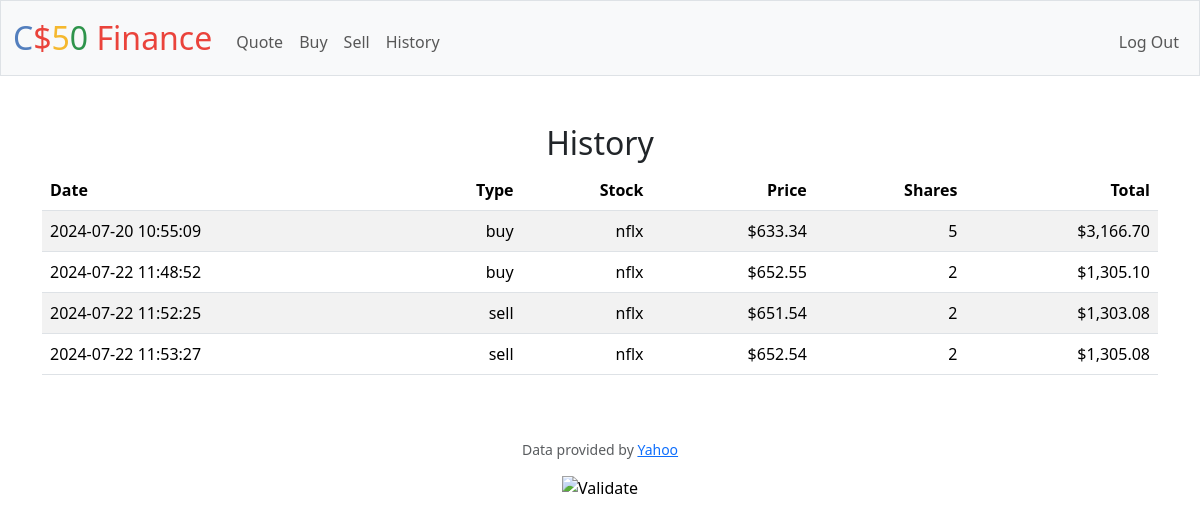
Screenshot of /history (signed in) with the database file from the repository.
### tables this page shows
CREATE TABLE stock_transaction (
    id INTEGER PRIMARY KEY AUTOINCREMENT,
    stock TEXT,
    price REAL,
    shares INTEGER,
    type TEXT,
    total REAL,
    date DATETIME
, user_id INTEGER);

### app.py (the view)
@app.route("/history")
@login_required
def history():
    history = db.execute("SELECT * FROM stock_transaction WHERE user_id = ?", session["user_id"])
    return render_template("history.html", history=history)

### app.py (called while the page is built)
@app.after_request
def after_request(response):
    response.headers["Cache-Control"] = "no-cache, no-store, must-revalidate"
    response.headers["Expires"] = 0
    response.headers["Pragma"] = "no-cache"
    return response

### helpers.py (called while the page is built)
def login_required(f):
    @wraps(f)
    def decorated_function(*args, **kwargs):
        if session.get("user_id") is None:
            return redirect("/login")
        return f(*args, **kwargs)
    return decorated_function

def usd(value):
    return f"${value:,.2f}"

### templates/history.html (shortened to what this page needs)
{% extends "layout.html" %}
{% block main %}
        <div action="/history" method="get" class="mb-3">
            <h2>History</h2>
            {% if history %}
            <table class="table table-striped">
                <thead>
                    <tr>
                        <th class="text-start">Date</th>
                        <th class="text-end">Type</th>
                        <th class="text-end">Stock</th>
                        <th class="text-end">Price</th>
                        <th class="text-end">Shares</th>
                        <th class="text-end">Total</th>
                    </tr>
                </thead>
                <tbody>
                    {% for row in history %}
                        <tr>
                            <td class="text-start">{{ row["date"] }}</td>
                            <td class="text-end">{{ row["type"] }}</td>
                            <td class="text-end">{{ row["stock"] }}</td>
                            <td class="text-end">{{ row["price"] | usd }}</td>
                            <td class="text-end">{{ row["shares"] }}</td>
                            <td class="text-end">{{ row["total"] | usd }}</td>
                        </tr>
                    {% endfor %}
                    {% else %}
                    <p>No history yet.</p>
                    {% endif %}
                </tbody>
            </table>
        </div>
{% endblock %}

### templates/layout.html (shortened to what this page needs)
<!DOCTYPE html>
<html lang="en">
    <head>
        <link href="https://cdn.jsdelivr.net/npm/bootstrap@5.3.3/dist/css/bootstrap.min.css" rel="stylesheet">
        <link href="/static/styles.css" rel="stylesheet">
    </head>
    <body>
        <nav class="bg-light border navbar navbar-expand-md navbar-light">
            <div class="container-fluid">
                <a class="navbar-brand" href="/"><span class="blue">C</span><span class="red">$</span><span class="yellow">5</span><span class="green">0</span> <span class="red">Finance</span></a>
                <div class="collapse navbar-collapse" id="navbar">
                    {% if session["user_id"] %}
                        <ul class="navbar-nav me-auto mt-2">
                            <li class="nav-item"><a class="nav-link" href="/quote">Quote</a></li>
                            <li class="nav-item"><a class="nav-link" href="/buy">Buy</a></li>
                            <li class="nav-item"><a class="nav-link" href="/sell">Sell</a></li>
                            <li class="nav-item"><a class="nav-link" href="/history">History</a></li>
                        </ul>
                        <ul class="navbar-nav ms-auto mt-2">
                            <li class="nav-item"><a class="nav-link" href="/logout">Log Out</a></li>
                        </ul>
                    {% else %}
                        <ul class="navbar-nav ms-auto mt-2">
                            <li class="nav-item"><a class="nav-link" href="/register">Register</a></li>
                            <li class="nav-item"><a class="nav-link" href="/login">Log In</a></li>
                        </ul>
                    {% endif %}
                </div>
            </div>
        </nav>
        <main class="container py-5 text-center">
            {% block main %}{% endblock %}
        </main>
        <footer class="mb-5">
            <p class="mb-3 small text-center text-muted">
                Data provided by <a href="https://finance.yahoo.com/">Yahoo</a>
            </p>
            <form action="https://validator.w3.org/check" class="text-center" enctype="multipart/form-data" method="post" target="_blank">
                <input alt="Validate" src="/static/I_heart_validator.png" type="image">
            </form>
        </footer>
    </body>
</html>

### static/styles.css (style rules this page uses)
nav .navbar-brand { font-size: xx-large; }
nav .navbar-brand .blue { color: #537fbe; }
nav .navbar-brand .red { color: #ea433b; }
nav .navbar-brand .yellow { color: #f5b82e; }
nav .navbar-brand .green { color: #2e944b; }

### rows the page displays
stock_transaction: date "2024-07-20 10:55:09", type "buy", stock "nflx", price "$633.34", shares "5", total "$3,166.70"
stock_transaction: date "2024-07-22 11:48:52", type "buy", stock "nflx", price "$652.55", shares "2", total "$1,305.10"
stock_transaction: date "2024-07-22 11:52:25", type "sell", stock "nflx", price "$651.54", shares "2", total "$1,303.08"
stock_transaction: date "2024-07-22 11:53:27", type "sell", stock "nflx", price "$652.54", shares "2", total "$1,305.08"
